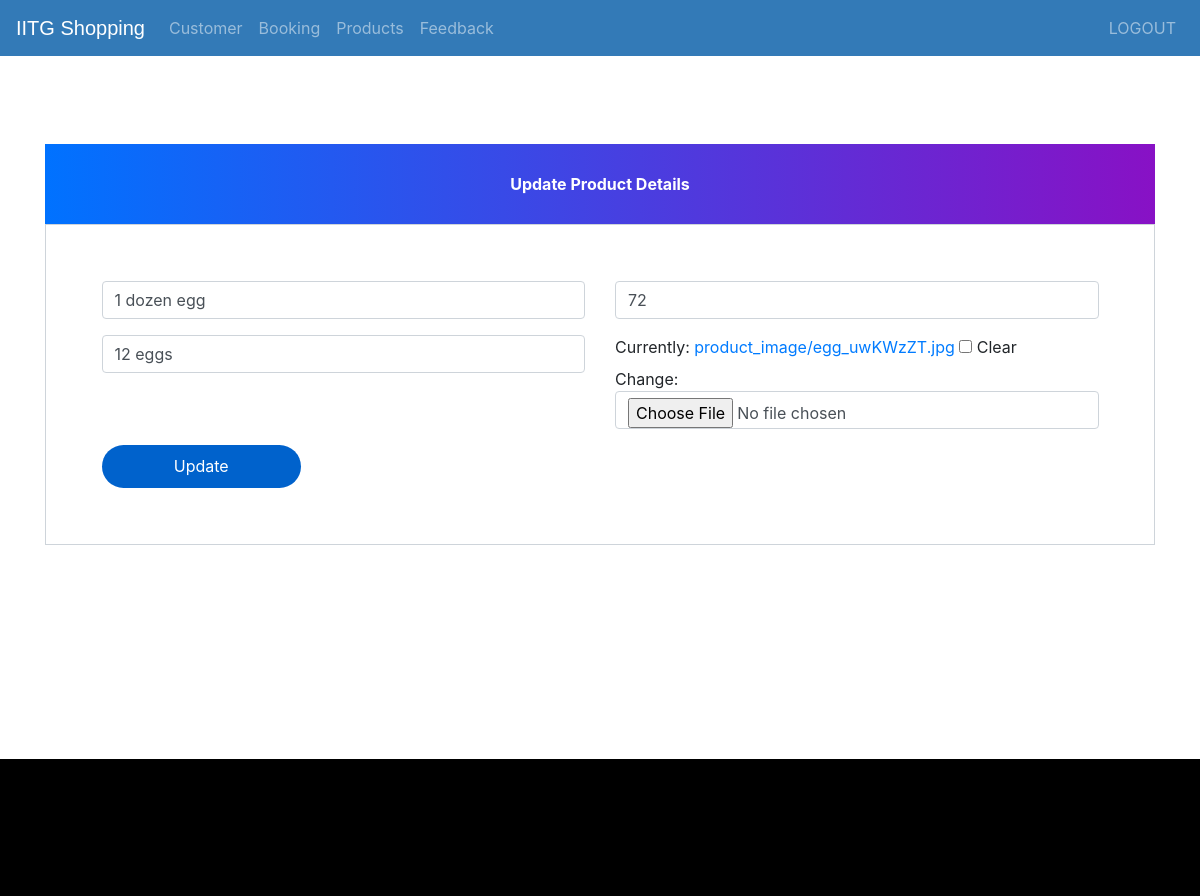
/update-product/3 (signed in), run on the app's committed database.
### ecom/models.py (models this page shows, shortened)
class Product(models.Model):
    name=models.CharField(max_length=40)
    product_image= models.ImageField(upload_to='product_image/',null=True,blank=True)
    price = models.PositiveIntegerField()
    description=models.CharField(max_length=40)

### ecom/views.py (the view)
# urls.py: path('update-product/<int:pk>', views.update_product_view,name='update-product'),
@login_required(login_url='adminlogin')
def update_product_view(request,pk):
    product=models.Product.objects.get(id=pk)
    productForm=forms.ProductForm(instance=product)
    if request.method=='POST':
        productForm=forms.ProductForm(request.POST,request.FILES,instance=product)
        if productForm.is_valid():
            productForm.save()
            return redirect('admin-products')
    return render(request,'ecom/admin_update_product.html',{'productForm':productForm})

### ecom/forms.py
class ProductForm(forms.ModelForm):
    class Meta:
        model=models.Product
        fields=['name','price','description','product_image']

### templates/ecom/admin_update_product.html (shortened to what this page needs)
{% extends 'ecom/admin_base.html' %}
{% load widget_tweaks %}
{% block content %}
<head>
  <link href="//maxcdn.bootstrapcdn.com/bootstrap/4.1.1/css/bootstrap.min.css" rel="stylesheet" id="bootstrap-css">
</head>
<br><br><br><br><br><br>
<form method="post" enctype="multipart/form-data">
  <div class="container register-form">
    <div class="form">
      <div class="note">
        <p>Update Product Details</p>
      </div>
      <div class="form-content">
        <div class="row">
          <div class="col-md-6">
            <div class="form-group">
              {% render_field productForm.name class="form-control" placeholder="Product Name" %}
            </div>
            <div class="form-group">
              {% render_field productForm.description class="form-control" placeholder="Description" %}
            </div>
          </div>
          <div class="col-md-6">
            <div class="form-group">
              {% render_field productForm.price class="form-control" placeholder="Price" %}
            </div>
            <div class="form-group">
              {% render_field productForm.product_image class="form-control" placeholder="product_image" %}
            </div>
          </div>
        </div>
        <button type="submit" class="btnSubmit">Update</button>
      </div>
    </div>
  </div>
</form>
{% endblock content %}

### templates/ecom/admin_base.html (style rules this page uses)
p { text-align: center; }

### templates/ecom/admin_update_product.html (style rules this page uses)
a:link { text-decoration: none; }
.note { text-align: center; height: 80px; background: -webkit-linear-gradient(left, #0072ff, #8811c5); color: #fff; font-weight: bold; line-height: 80px; }
.form-content { padding: 5%; border: 1px solid #ced4da; margin-bottom: 2%; }
.form-control { border-radius: 1.5rem; }
.btnSubmit { border: none; border-radius: 1.5rem; padding: 1%; width: 20%; cursor: pointer; background: #0062cc; color: #fff; }

### data on the page
Product: name "1 dozen egg", description "12 eggs", price "72"
